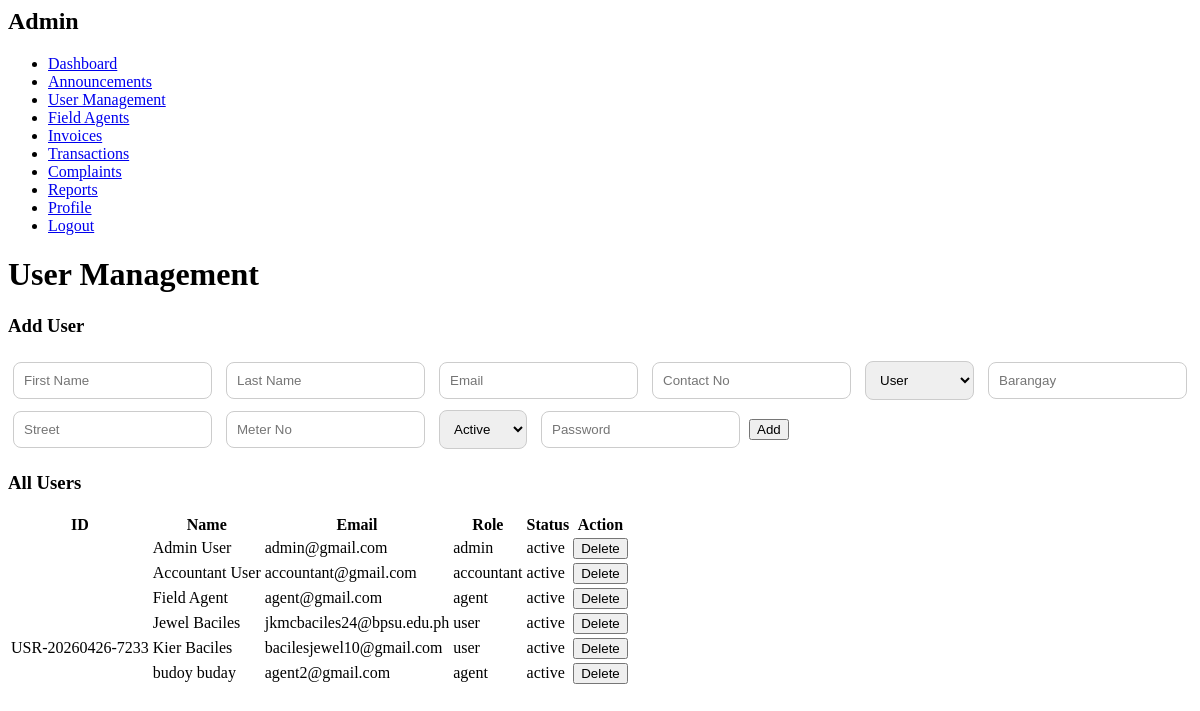
The page /user_management.php (signed in) on the database its author committed.
### tables this page shows
CREATE TABLE `users` (
  `id` int(11) NOT NULL,
  `first_name` varchar(50) DEFAULT NULL,
  `last_name` varchar(50) DEFAULT NULL,
  `email` varchar(100) DEFAULT NULL,
  `contact_no` varchar(20) DEFAULT NULL,
  `password` varchar(255) DEFAULT NULL,
  `role` enum('user','admin','accountant','agent') DEFAULT 'user',
  `meter_number` varchar(50) DEFAULT NULL,
  `barangay` varchar(100) DEFAULT NULL,
  `street` varchar(100) DEFAULT NULL,
  `status` enum('active','inactive') DEFAULT 'active',
  `created_at` timestamp NOT NULL DEFAULT current_timestamp(),
  `user_code` varchar(50) DEFAULT NULL,
  `avatar` varchar(255) DEFAULT 'default.png'
);

### user_management.php (the view, shortened to what this page needs)
<?php
include "db.php";
$users = $conn->query("SELECT * FROM users");
?>
<link rel="stylesheet" href="dashboard.css">
<div class="layout">
    <div class="sidebar">
        <h2>Admin</h2>
        <ul>
            <li><a href="admin_dashboard.php">Dashboard</a></li>
            <li><a href="announcements.php">Announcements</a></li>
            <li><a href="user_management.php">User Management</a></li>
            <li><a href="agent_management.php">Field Agents</a></li>
            <li><a href="invoices.php">Invoices</a></li>
            <li><a href="transactions.php">Transactions</a></li>
            <li><a href="complaints_admin.php">Complaints</a></li>
            <li><a href="reports.php">Reports</a></li>
            <li><a href="profile.php">Profile</a></li>
            <li><a href="logout.php">Logout</a></li>
        </ul>
    </div>
    <div class="main">
        <h1>User Management</h1>
        <h3>Add User</h3>
        <form method="POST">
            <input name="first_name" placeholder="First Name" required>
            <input name="last_name" placeholder="Last Name" required>
            <input name="email" placeholder="Email" required>
            <input name="contact_no" placeholder="Contact No" required>
            <select name="role">
                <option value="user">User</option>
            </select>
            <input name="barangay" placeholder="Barangay">
            <input name="street" placeholder="Street">
            <input name="meter_number" placeholder="Meter No">
            <select name="status">
                <option value="active">Active</option>
            </select>
            <input name="password" placeholder="Password" required>
            <button name="add_user">Add</button>
        </form>
        <h3>All Users</h3>
        <table>
            <tr>
                <th>ID</th>
                <th>Name</th>
                <th>Email</th>
                <th>Role</th>
                <th>Status</th>
                <th>Action</th>
            </tr>
            <?php while($u=$users->fetch_assoc()): ?>
            <tr>
                <td><?php echo $u['user_code']; ?></td>
                <td><?php echo $u['first_name']." ".$u['last_name']; ?></td>
                <td><?php echo $u['email']; ?></td>
                <td><?php echo $u['role']; ?></td>
                <td><?php echo $u['status']; ?></td>
                <td>
                    <a href="?delete=<?php echo $u['id']; ?>">
                        <button>Delete</button>
                    </a>
                </td>
            </tr>
            <?php endwhile; ?>
        </table>
    </div>
</div>

### dashboard.css (style rules this page uses)
textarea, input, select { padding:10px; margin:5px; border-radius:8px; border:1px solid #ccc; }

### rows shown on the page
users: first_name "Admin", last_name "User", email "admin@gmail.com", role "admin", status "active"
users: first_name "Accountant", last_name "User", email "accountant@gmail.com", role "accountant", status "active"
users: first_name "Field", last_name "Agent", email "agent@gmail.com", role "agent", status "active"
users: first_name "Jewel", last_name "Baciles", email "jkmcbaciles24@bpsu.edu.ph", role "user", status "active"
users: user_code "USR-20260426-7233", first_name "Kier", last_name "Baciles", email "bacilesjewel10@gmail.com", role "user", status "active"
users: first_name "budoy", last_name "buday", email "agent2@gmail.com", role "agent", status "active"
